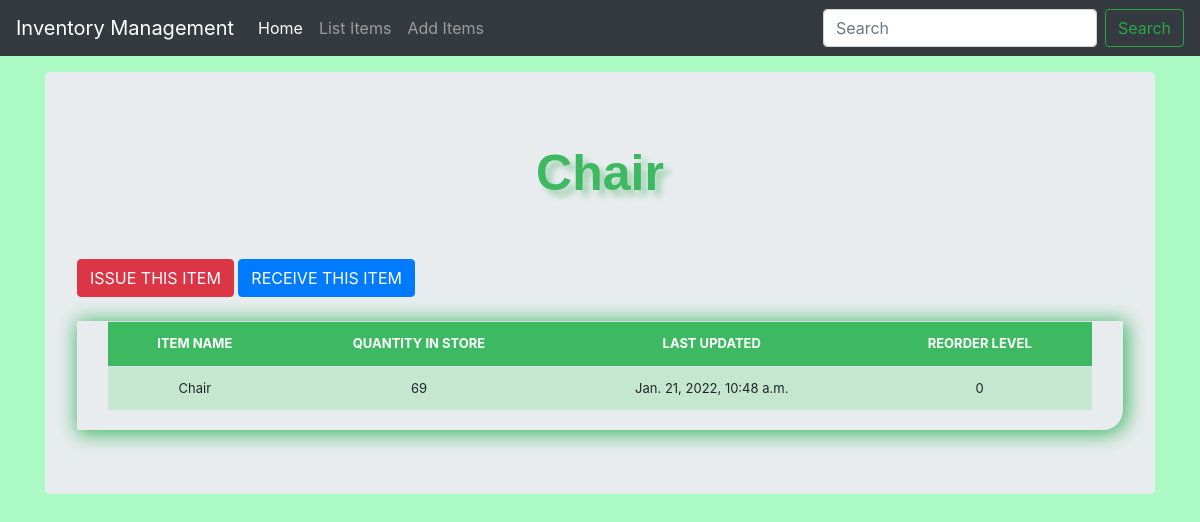
Page /inventory_details/3/ on the committed database.
### inventorymgmt/models.py (models this page shows, shortened)
class Inventory(models.Model):
    category = models.ForeignKey(Category, on_delete=models.CASCADE, blank = 2)
    item_name = models.CharField(max_length=50, blank=True, null=True)
    quantity = models.IntegerField(default='0', blank=True, null=True)
    receive_quantity = models.IntegerField(default='0', blank=True, null=True)
    receive_by = models.CharField(max_length=50, blank=True, null=True)
    issue_quantity = models.IntegerField(default='0', blank=True, null=True)
    issue_by = models.CharField(max_length=50, blank=True, null=True)
    issue_to = models.CharField(max_length=50, blank=True, null=True)
    phone_number = models.CharField(max_length=50, blank=True, null=True)
    created_by = models.CharField(max_length=50, blank=True, null=True)
    reorder_level = models.IntegerField(default='0', blank=True, null=True)
    last_updated = models.DateTimeField(auto_now_add=False, auto_now=True)
    timestamp = models.DateTimeField(auto_now_add=True, auto_now=False)

### inventorymgmt/views.py (the view)
# urls.py: path('inventory_details/<str:pk>/', views.inventory_details, name="inventory_details"),
def inventory_details(request, pk):
	queryset = Inventory.objects.get(id=pk)
	context = {
		"title": queryset.item_name,
		"queryset": queryset,
	}
	return render(request, "inventory_details.html", context)

### inventorymgmt/templates/inventory_details.html (shortened to what this page needs)
{% load static %}
{% load crispy_forms_tags %}
<!doctype html>
<html lang="en">
  <head>
<link href="{% static 'css/bootstrap.min.css' %}" rel="stylesheet">
<link href="{% static 'css/stylesheet.css' %}" rel="stylesheet">
    <link href="{% static 'css/navbar-top-fixed.css' %}" rel="stylesheet">
  </head>
  <body>
    {% include 'navbar.html' %}
<main role="main" class="container">
  <div class="jumbotron">
    <div class = "header">{{title}}</div>
    <br>
    <br>
    <a href="{% url 'issue_items' queryset.id %}"><div class='btn btn-danger'>ISSUE THIS ITEM</div></a>
    <a href="{% url 'receive_items' queryset.id %}"><div class='btn btn-primary'>RECEIVE THIS ITEM</div></a>
        <br><br>
        <div class="display_table">
          <table class='table'>
                  <tr>
                    <th>ITEM NAME</th>
                    <th>QUANTITY IN STORE</th>
                    <th>LAST UPDATED</th>
                    <th>REORDER LEVEL</th>
                  </tr>
                  <tr>
                    <td>{{queryset.item_name}}</td>
                    <td>{{queryset.quantity}}</td>
                    <td>{{queryset.last_updated}}</td>
                    <td>{{queryset.reorder_level}}</td>
                  </tr>
          </table>
        </div>
  </div>
</main>
      </body>
</html>

### inventorymgmt/static/css/stylesheet.css (style rules this page uses)
body { background-color: #abfac3; }
.table { font-size: 13px; text-align: center; width: 95%; margin: auto; text-align: center; }
.table tr:nth-child(odd) { background: #ebf7ef }
.table tr:nth-child(even) { background: #c5e7cf }
th { background-color: #3db962; color: white; }
.display_table { border-bottom-right-radius: 20px; padding-left: 5px; padding-right: 5px; padding-bottom: 20px; box-shadow: 2px 2px 20px 2px #3db962; }
.header { font-family: helvetica; color: #3db962; font-size: 50px; text-align: center; width: 100%; text-shadow: 6px 6px 6px #a2d1b0; display: block; font-weight: bolder; }

### inventorymgmt/static/css/navbar-top-fixed.css (style rules this page uses)
body { min-height: 75rem; padding-top: 4.5rem; }

### rows in the picture
Inventory: item_name "Chair", quantity "69", last_updated "Jan. 21, 2022, 10:48 a.m.", reorder_level "0"
